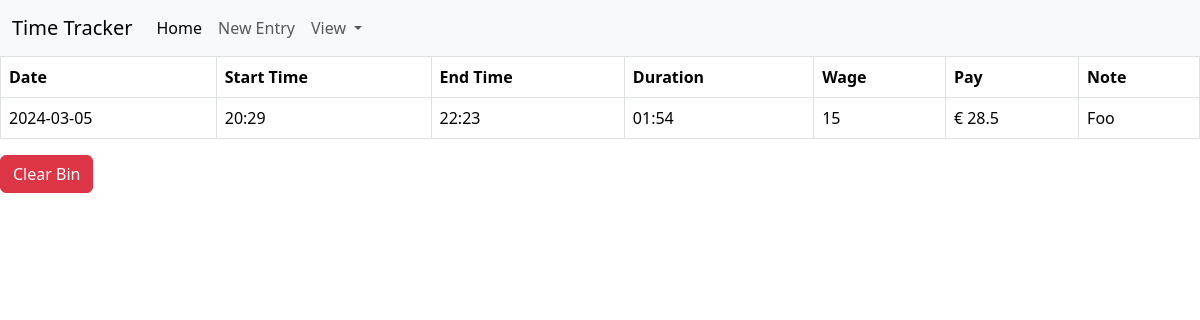
The page /bin_view on the database its author committed.
### tables this page shows
CREATE TABLE bin (
            id INTEGER PRIMARY KEY NOT NULL,
            creation_date TEXT NOT NULL,
            start_time TEXT NOT NULL,
            end_time TEXT NOT NULL,
            duration INTEGER NOT NULL,
            note TEXT NOT NULL,
            wage INTEGER NOT NULL,
            pay INTEGER NOT NULL
        );

### website/views.py (the view)
@views.route("/bin_view", methods=["GET", "POST"])
def bin_view():
    if request.method == "GET":
        data = db.execute("SELECT * FROM bin").fetchall()
        bin_entries = []
        for row in data:
            bin_entries.append(
                {
                    "id": row["id"],
                    "creation_date": row["creation_date"],
                    "start_time": row["start_time"],
                    "end_time": row["end_time"],
                    "duration": row["duration"],
                    "note": row["note"],
                    "wage": row["wage"],
                    "pay": row["pay"]
                }
            )
    return render_template("bin_view.html", bin_entries=bin_entries)

### website/templates/bin_view.html
{% extends "base.html" %}
{% block content %}
<table class="table table-bordered">
    <th>Date</th>
    <th>Start Time</th>
    <th>End Time</th>
    <th>Duration</th>
    <th>Wage</th>
    <th>Pay</th>
    <th>Note</th>
    {% for row in bin_entries %}
    <tr>
        <td>{{row.creation_date}}</td>
        <td>{{row.start_time}}</td>
        <td>{{row.end_time}}</td>
        <td>{{row.duration}}</td>
        <td>{{row.wage}}</td>
        <td>{{row.pay}}</td>
        <td>{{row.note}}</td>
        {% endfor %}
    </tr>
</table>
<a href="{{url_for('views.clear_bin')}}">
    <button class="btn btn-danger" onclick="return confirm('Are you sure?')">Clear Bin</button>
</a>
{% endblock %}

### rows shown on the page
bin: creation_date "2024-03-05", start_time "20:29", end_time "22:23", duration "01:54", wage "15", pay "€ 28.5", note "Foo"
